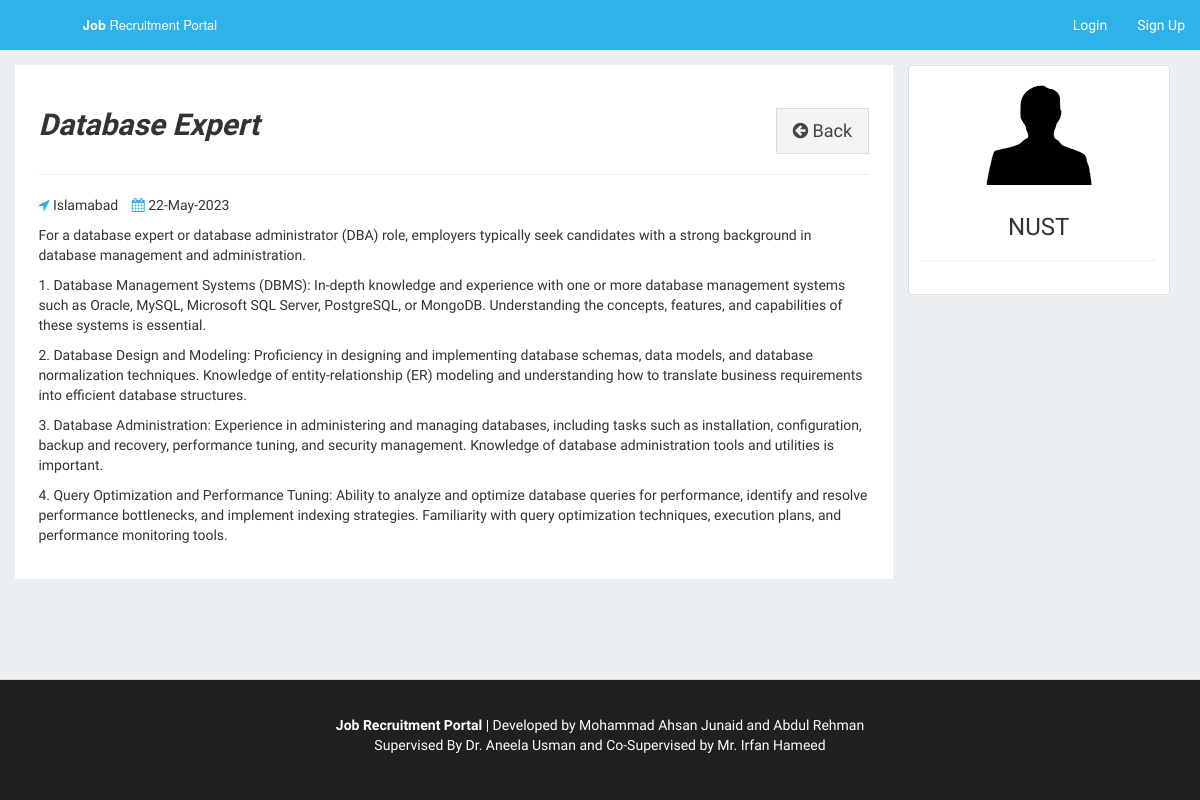
Page /view-job-post.php?id=106 on the committed database.
### tables this page shows
CREATE TABLE `job_post` (
  `id_jobpost` int(11) NOT NULL,
  `id_company` int(11) NOT NULL,
  `jobtitle` varchar(255) NOT NULL,
  `description` text NOT NULL,
  `minimumsalary` varchar(255) NOT NULL,
  `maximumsalary` varchar(255) NOT NULL,
  `experience` varchar(255) NOT NULL,
  `qualification` varchar(255) NOT NULL,
  `createdat` timestamp NOT NULL DEFAULT current_timestamp()
);

CREATE TABLE `company` (
  `id_company` int(11) NOT NULL,
  `name` varchar(255) NOT NULL,
  `companyname` varchar(255) NOT NULL,
  `country` varchar(255) NOT NULL,
  `state` varchar(255) NOT NULL,
  `city` varchar(255) NOT NULL,
  `contactno` varchar(255) NOT NULL,
  `website` varchar(255) NOT NULL,
  `email` varchar(255) NOT NULL,
  `password` varchar(255) NOT NULL,
  `aboutme` varchar(255) DEFAULT NULL,
  `logo` varchar(255) NOT NULL,
  `createdAt` timestamp NOT NULL DEFAULT current_timestamp(),
  `active` int(11) NOT NULL DEFAULT 2
);

### view-job-post.php (the view, shortened to what this page needs)
<?php
require_once("db.php");
?>
<!DOCTYPE html>
<html>
<head>
  <link rel="stylesheet" href="https://cdnjs.cloudflare.com/ajax/libs/twitter-bootstrap/3.3.7/css/bootstrap.min.css">
  <link rel="stylesheet" href="https://cdnjs.cloudflare.com/ajax/libs/font-awesome/4.7.0/css/font-awesome.min.css">
  <link rel="stylesheet" href="https://cdnjs.cloudflare.com/ajax/libs/ionicons/2.0.1/css/ionicons.min.css">
  <link rel="stylesheet" href="css/AdminLTE.min.css">
  <link rel="stylesheet" href="css/_all-skins.min.css">
  <link rel="stylesheet" href="css/custom.css">
</head>
<body class="hold-transition skin-green sidebar-mini">
<div class="wrapper">
  <header class="main-header">
      <a href="index.php" class="logo logo-bg">
          <span class="logo-lg">
              <b>Job</b> Recruitment Portal
          </span>
      </a>
    <nav class="navbar navbar-static-top">
      <div class="navbar-custom-menu">
        <ul class="nav navbar-nav">
          <li>
            <a href="login.php">Login</a>
          </li>
          <li>
            <a href="sign-up.php">Sign Up</a>
          </li>
        </ul>
      </div>
    </nav>
  </header>
  <div class="content-wrapper" style="margin-left: 0px;">
  <?php
    $sql = "SELECT * FROM job_post INNER JOIN company ON job_post.id_company=company.id_company WHERE id_jobpost='$_GET[id]'";
    $result = $conn->query($sql);
    if($result->num_rows > 0)
    {
      while($row = $result->fetch_assoc())
      {
  ?>
    <section id="candidates" class="content-header">
      <div class="container">
        <div class="row">
          <div class="col-md-9 bg-white padding-2">
            <div class="pull-left">
              <h2><b><i><?php echo $row['jobtitle']; ?></i></b></h2>
            </div>
            <div class="pull-right">
              <a href="jobs.php" class="btn btn-default btn-lg btn-flat margin-top-20"><i class="fa fa-arrow-circle-left"></i> Back</a>
            </div>
            <div class="clearfix"></div>
            <hr>
            <div>
              <p><span class="margin-right-10"><i class="fa fa-location-arrow text-green"></i> <?php echo $row['city']; ?></span> <i class="fa fa-calendar text-green"></i> <?php echo date("d-M-Y", strtotime($row['createdat'])); ?></p>
            </div>
            <div>
              <?php echo stripcslashes($row['description']); ?>
            </div>
          </div>
          <div class="col-md-3">
            <div class="thumbnail">
              <img src="uploads/logo/<?php echo $row['logo']; ?>" alt="companylogo">
              <div class="caption text-center">
                <h3><?php echo $row['companyname']; ?></h3>
                <hr>
              </div>
            </div>
          </div>
        </div>
      </div>
    </section>
    <?php
      }
    }
    ?>
  </div>
  <footer class="main-footer" style="margin-left: 0px; color : #fff;  background-color:#202020;">
    <div class="container"  style="text-align: center">
		<div>
            <br>
			<p><b>Job Recruitment Portal</b> | Developed by Mohammad Ahsan Junaid and Abdul Rehman <br> Supervised By Dr. Aneela Usman and Co-Supervised by Mr. Irfan Hameed</p>
            <br>
		</div>
	</div>
  </footer>
</div>
</body>
</html>

### css/custom.css (style rules this page uses)
.logo-bg { background-color: #2db2ea !important; }
.margin-top-20 { margin-top: 20px; }
.padding-2 { padding: 2%; }
.bg-white { background-color: #fff; }
.margin-right-10 { margin-right: 10px; }

### rows in the picture
job_post: jobtitle "Database Expert", id_company.city "Islamabad", createdat "22-May-2023", description "For a database expert or database administrator (DBA) role, employers typically seek candidates with a strong background in database management and administration. 1. Database Management Systems (DBMS): In-depth knowledge and experience with one or more database management systems such as Oracle, MySQL, Microsoft SQL Server, PostgreSQL, or MongoDB. Understanding the concepts, features, and capabilities of these systems is essential. 2. Database Design and Modeling: Proficiency in designing and implementing database schemas, data models, and database normalization techniques. Knowledge of entity-relationship (ER) modeling and understanding how to translate business requirements into…", id_company.logo (picture), id_company.companyname "NUST"
